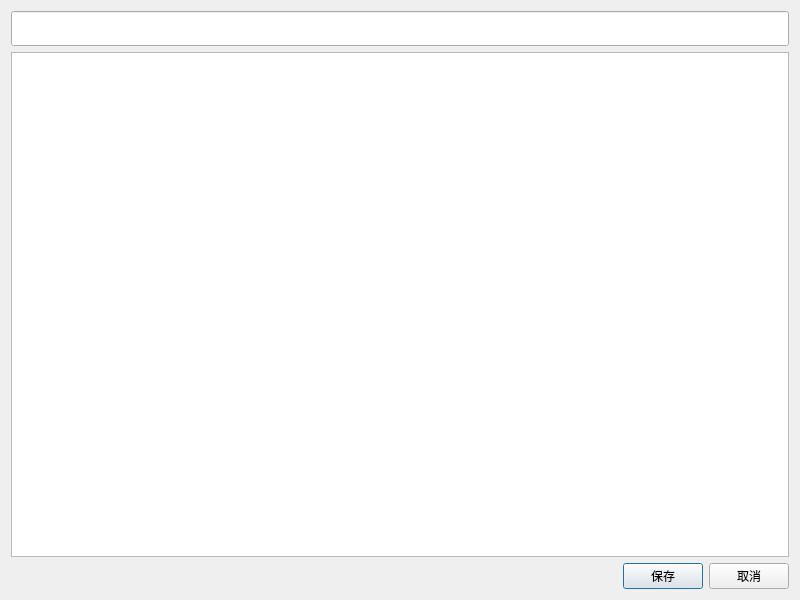
<?xml version="1.0" encoding="UTF-8"?>
<ui version="4.0">
 <class>Editor</class>
 <widget class="QDialog" name="Editor">
  <property name="geometry">
   <rect>
    <x>0</x>
    <y>0</y>
    <width>800</width>
    <height>600</height>
   </rect>
  </property>
  <property name="windowTitle">
   <string>文本编辑器(提示:无法编辑跳跃后的设备文本)</string>
  </property>
  <layout class="QVBoxLayout" name="verticalLayout_2">
   <item>
    <layout class="QVBoxLayout" name="verticalLayout">
     <property name="spacing">
      <number>-1</number>
     </property>
     <item>
      <widget class="QLineEdit" name="lineEdit">
       <property name="minimumSize">
        <size>
         <width>0</width>
         <height>35</height>
        </size>
       </property>
      </widget>
     </item>
     <item>
      <widget class="QPlainTextEdit" name="plainTextEdit"/>
     </item>
     <item>
      <layout class="QHBoxLayout" name="horizontalLayout">
       <item>
        <spacer name="horizontalSpacer">
         <property name="orientation">
          <enum>Qt::Horizontal</enum>
         </property>
         <property name="sizeHint" stdset="0">
          <size>
           <width>40</width>
           <height>20</height>
          </size>
         </property>
        </spacer>
       </item>
       <item>
        <widget class="QPushButton" name="pushButton_2">
         <property name="styleSheet">
          <string notr="true"/>
         </property>
         <property name="text">
          <string>保存</string>
         </property>
        </widget>
       </item>
       <item>
        <widget class="QPushButton" name="pushButton">
         <property name="text">
          <string>取消</string>
         </property>
        </widget>
       </item>
      </layout>
     </item>
    </layout>
   </item>
  </layout>
 </widget>
 <resources/>
 <connections/>
</ui>
